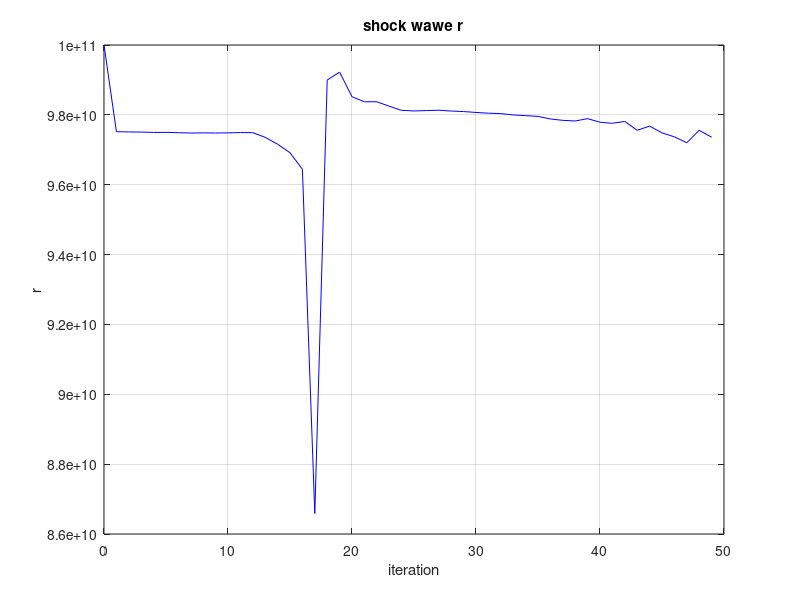
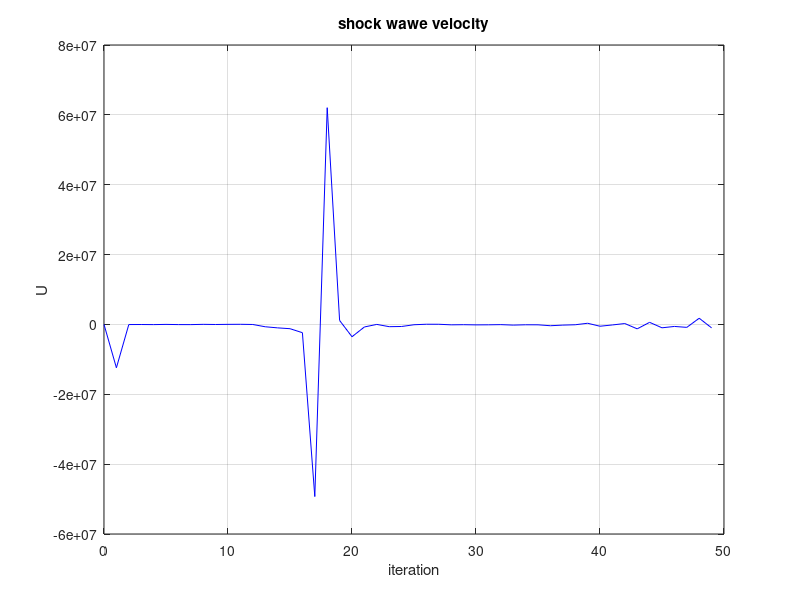

Write the MATLAB code that produced these figures, in order.
clear;
load tamc_shock_wave.dat;
N1=1;
N2=50;
figure(1);
plot (tamc_shock_wave(1:N2,1),tamc_shock_wave(1:N2,2),'blue');
title ('shock wawe r');
xlabel ('iteration');
ylabel ('r');
grid ;
figure(2);
plot (tamc_shock_wave(1:N2,1),tamc_shock_wave(1:N2,3),'blue');
title ('shock wawe velocity');
xlabel ('iteration');
ylabel ('U');
grid ;